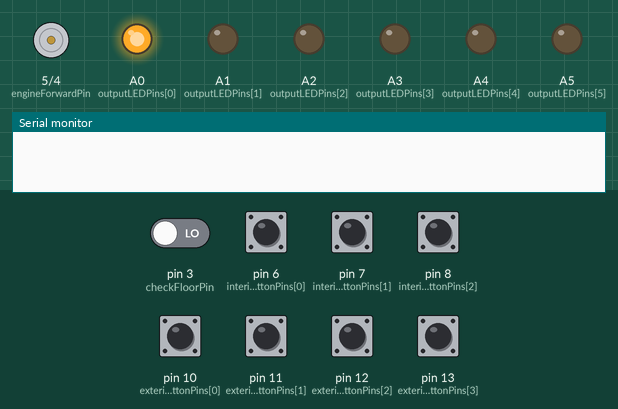
Simulated run of this sketch. Board: Arduino Uno, built with avr-gcc and run on an emulated ATmega328P. Shown: motor-driver pin pairs drawn as motors (green arrow = first pin HIGH = forward, orange = second pin HIGH = backward, longer = more drive), output pins drawn as LEDs (lit = HIGH), the last lines printed to the serial monitor. Inputs (shaded band) come from the test bench; at power-on: pin 3 (checkFloorPin), pin 6 (interiorButtonPins[0]), pin 7 (interiorButtonPins[1]), pin 8 (interiorButtonPins[2]), pin 10 (exteriorButtonPins[0]), pin 11 (exteriorButtonPins[1]), pin 12 (exteriorButtonPins[2]), pin 13 (exteriorButtonPins[3]) LOW.

Above: at 1.2 s.
1.3 s: pin 7 (interiorButtonPins[1]) pulled HIGH for 0.15 s
At 2.0 s:
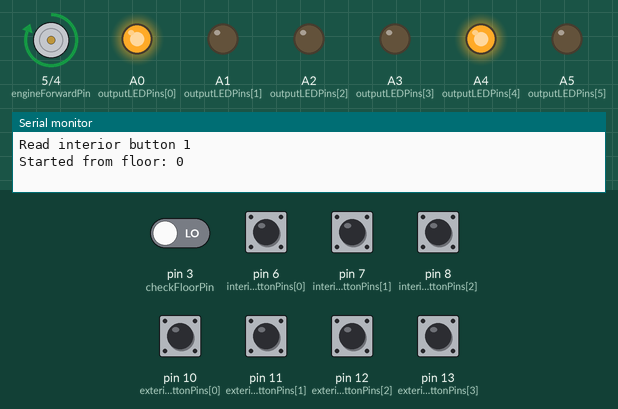
2.9 s: pin 3 (checkFloorPin) driven HIGH
At 4.1 s:
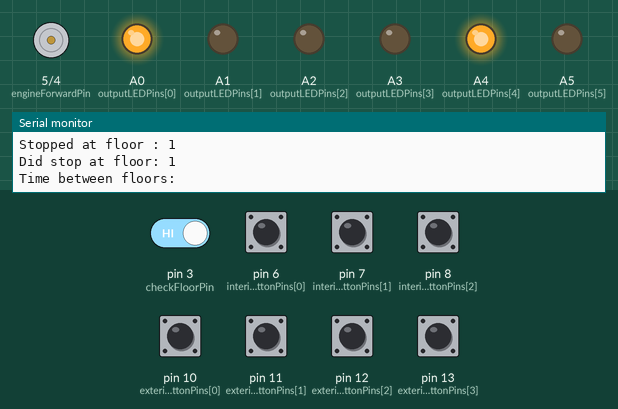
5.9 s: pin 10 (exteriorButtonPins[0]) pulled HIGH for 0.15 s
At 6.8 s:
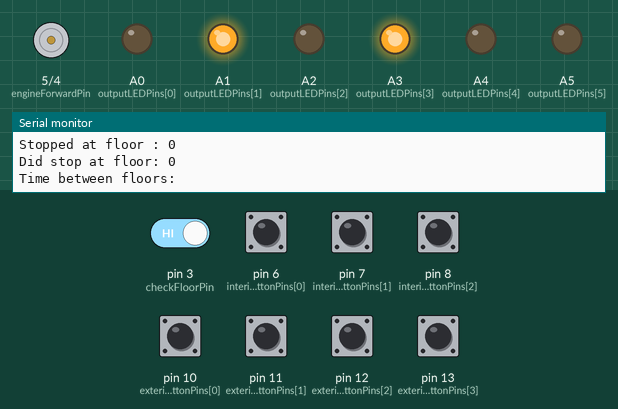
9.0 s: pin 8 (interiorButtonPins[2]) pulled HIGH for 0.15 s
At 10.7 s:
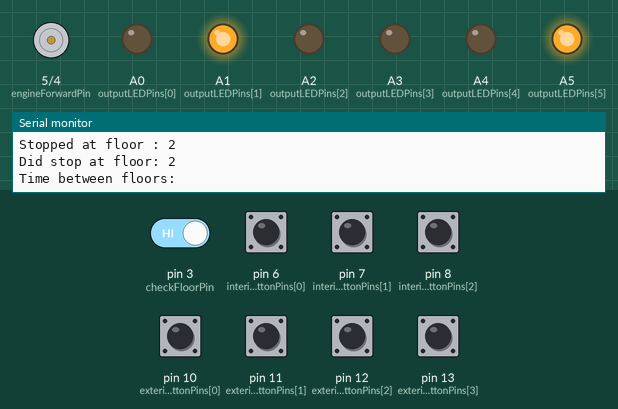
12.1 s: pin 6 (interiorButtonPins[0]) pulled HIGH for 0.15 s
At 12.49 s:
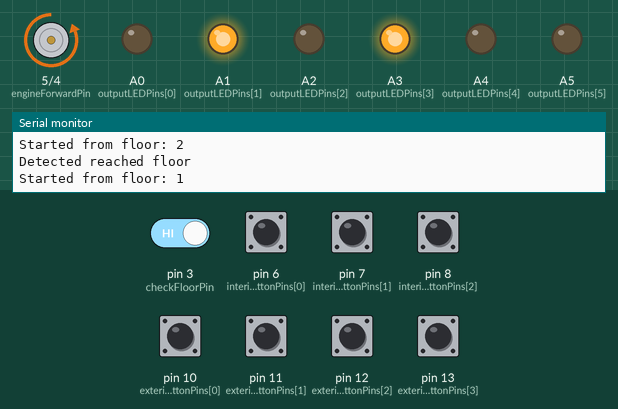
13.8 s: pin 7 (interiorButtonPins[1]) pulled HIGH for 1 s
At 17.7 s:
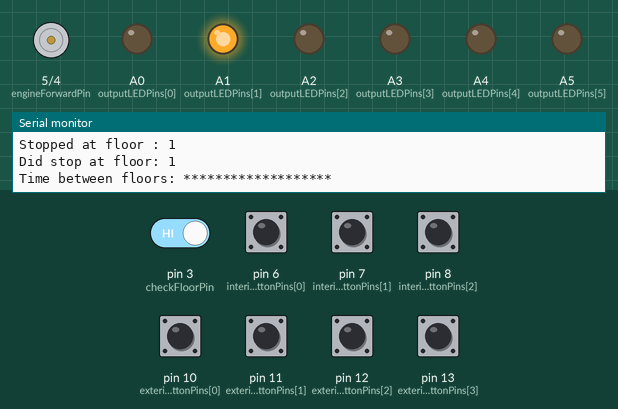
Timing chart, 0 to 18.8 s (numbered marks = the images above; inputs shaded):
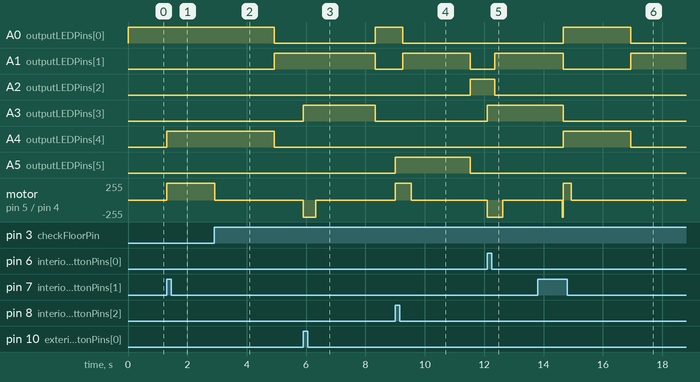

Measured:
- after the input at 1.3 s, A4 (outputLEDPins[4]): LOW → HIGH at once; motor on pin 5 (engineForwardPin) / pin 4 (engineBackwardPin): stopped → forward 255/255 at once
- after the input at 2.9 s, A0 (outputLEDPins[0]), A4 (outputLEDPins[4]): HIGH → LOW after 2.0 s; A1 (outputLEDPins[1]): LOW → HIGH after 2.0 s; motor on pin 5 (engineForwardPin) / pin 4 (engineBackwardPin): forward 255/255 → stopped at once
- after the input at 5.9 s, A0 (outputLEDPins[0]): LOW → HIGH after 2.4 s; A1 (outputLEDPins[1]): HIGH → LOW after 2.4 s; A3 (outputLEDPins[3]): LOW → HIGH at once, → LOW 2.4 s later; motor on pin 5 (engineForwardPin) / pin 4 (engineBackwardPin): stopped → backward 255/255 at once, → stopped 0.42 s later
- after the input at 9.0 s, A0 (outputLEDPins[0]): HIGH → LOW after 0.26 s; A1 (outputLEDPins[1]): LOW → HIGH after 0.26 s, → LOW 2.3 s later
- after the input at 12.1 s, A1 (outputLEDPins[1]): LOW → HIGH after 0.26 s; A2 (outputLEDPins[2]): HIGH → LOW after 0.26 s; A3 (outputLEDPins[3]): LOW → HIGH at once; motor on pin 5 (engineForwardPin) / pin 4 (engineBackwardPin): stopped → backward 255/255 at once, → stopped 0.53 s later
- after the input at 13.8 s, A4 (outputLEDPins[4]): LOW → HIGH after 0.86 s, → LOW 2.3 s later; motor on pin 5 (engineForwardPin) / pin 4 (engineBackwardPin): stopped → forward 255/255 after 0.84 s, → stopped 0.30 s later

The sketch:

OptimisedElevator.ino
```cpp
/**SUMMARY**
    * The elevator program waits until a button is selected. When a button is selected the elevator will move towards its associated floor

    * The elevator will visit all floors that have been called in its current direction before changing direction

    * If more than one button is called in the same direction, the elevator will visit either the highest or the lowest
      of the buttons that have been selected depending on its current direction first before changing direction and executing the current task.
      For EXAMPLE, if the top button is called, and the second story going down button is called, the elevator will skip the second story and proceed to the top floor
      and then stop at the second story on its way down.

    * The elevevator will always stop at a story where a corresponding interiorButton (Button inside the elevator) is selected

    * The elevator will stop at the top and bottom stories
*/
const int exteriorButtonPins[] = {10,11,12,13};
const int interiorButtonPins[] = {6,7,8};

//Set to true when the associated interior or exterior buttons are selected
const int NUM_INTERIOR = 3;
const int NUM_EXTERIOR = 4;
boolean interiorSelected[] = {false,false,false};
boolean exteriorSelected[] = {false,false,false,false};

const int NUM_LEDS = 6;
const int outputLEDPins[] = {A0, A1, A2, A3, A4, A5};

const int engineForwardPin = 5;
const int engineBackwardPin = 4;

const int checkFloorPin = 3;

int currentFloor = 0;

const int MAX_FLOOR_INDEX = 2;
const int MIN_FLOOR_INDEX = 0;
const int NUM_FLOORS = 3;

boolean currentDirection = true; //Stores the current direction the elevator is travelling. true is up. false is down
boolean halt = true; //True when elevator is stationary

boolean floorDetectionLock = true;
unsigned long timeAtUnlocked;
const unsigned long MAX_BETWEEN_FLOOR_SENSED = 250;

const float FLOOR_HEIGHT = 116.6; //mm
void setup () {
    Serial.begin (9600);
    setupLEDPins ();
    setupInteriorButtons ();
    setupExteriorButtons ();
    pinMode(engineForwardPin, OUTPUT);
    pinMode(engineBackwardPin, OUTPUT);
}

void loop () {
   /* if (DEBUG) {
        currentFloor = Serial.read ();
        DEBUG = false;
    }*/
    if (!halt) {
        if (hasReachedFloor()) {
                floorReachedEvent();
                if (shouldStopAtFloor (currentFloor, currentDirection)) {
                    Serial.print("Stopped at floor : " );
                    Serial.println (currentFloor);
                    stopElevator ();
                    delay (2000);
                    markFloorAsVisited(currentFloor);
                    Serial.println ("*******************");
                }
                executeTask();
        }
    }
    if (buttonPressDetected())
            executeTask ();
    updateLEDs ();
}

/**
    Gets the elevator to start moving towards the next floor it should visit
*/
void executeTask(){
    if (taskInDirection(currentDirection))
          startElevator ();
    else if (taskInDirection (!currentDirection)) {
          changeDirection();
          startElevator();
   }
}

/**
  Returns true if there is still a floor to visit in direction specified
*/
boolean taskInDirection(boolean pcurrentDirection) {
    for (int i = currentFloor; pcurrentDirection ? i < 3 : i >= 0; i = pcurrentDirection ? i + 1 : i - 1) //Muhahahahahahahahaha
    {
        if (shouldStopAtFloor(i,pcurrentDirection))
          return true;
    }
    return false;
}

void setupExteriorButtons () {
    for (int i = 0; i < NUM_EXTERIOR; i++)
        pinMode (exteriorButtonPins[i], INPUT);
}

void setupInteriorButtons () {
    for (int i = 0 ; i < NUM_INTERIOR; i++)
        pinMode (interiorButtonPins[i], INPUT);
}

void setupLEDPins () {
    for (int i = 0 ; i < NUM_LEDS; i++)
        pinMode (outputLEDPins[i], OUTPUT);
}

//Returns true if a button press is detected
boolean buttonPressDetected () {

    return (readExteriorButtonStates ()
           || readInteriorButtonStates ());

}

boolean readExteriorButtonStates () {
    int count = 0;
    for (int i = 0 ; i < 4; i++) {
            if (count != getFloorForExteriorButton(i))
                  count++;
            if (digitalRead (exteriorButtonPins[i]) == HIGH && count != currentFloor) {
                exteriorSelected[i] = true;
                Serial.print ("Read exterior button ");
                Serial.println (i);
                return true;
            }

    }
    return false;
}

boolean hasReachedFloor () {
    if (digitalRead (checkFloorPin) && !floorDetectionLock && (millis() - timeAtUnlocked > MAX_BETWEEN_FLOOR_SENSED)) {
        Serial.println("Detected reached floor");
        //delay(100);
        return true;
    }
    return false;
}

/**
    Digital reads all of the buttons and updates the interiorSelected flags if a button is pressed
*/
boolean readInteriorButtonStates  () {
    for (int i = 0 ; i < 3; i++)  {
        if (i != currentFloor) {
            if (digitalRead(interiorButtonPins[i]) && !interiorSelected[i]) {
                interiorSelected[i] = true;
                Serial.print ("Read interior button ");
                Serial.println (i);
                return true;
            }
        }
    }
    return false;
}

/**
  Returns true if an interior button selection for the floor at index specified was made or an
  exterior button that is in the same direction as the current floors direction has been selected.
*/
boolean shouldStopAtFloor (int floorIndex, boolean pcurrentDirection) {
     switch (floorIndex) {
         case 0:
             return shouldStopAtFloorZero(pcurrentDirection);
         case 1:
             return shouldStopAtFloorOne(pcurrentDirection);
         default:
              return shouldStopAtFloorTwo (pcurrentDirection);
     }
}

boolean shouldStopAtFloorZero (boolean pcurrentDirection) {
    return (!pcurrentDirection && exteriorSelected[0]) ||interiorSelected[0];
}

boolean shouldStopAtFloorOne (boolean pcurrentDirection) {
    return (pcurrentDirection && exteriorSelected[2])
              || (!pcurrentDirection && exteriorSelected[1])
              || (
                     (exteriorSelected[1] || exteriorSelected[2])
                           && (pcurrentDirection ? !shouldStopAtFloorTwo(pcurrentDirection) : !shouldStopAtFloorZero(pcurrentDirection))
                 )
              || interiorSelected[1];
}

boolean shouldStopAtFloorTwo (boolean pcurrentDirection) {
    return (pcurrentDirection && exteriorSelected[3]) || interiorSelected[2];
}

/**
    Increments or decrements floorReached variable depending on direction of the elevator
    Ensures that the floor is marked as visited by deactivating its floor visited commands
    Returns false if the elevator is at the top or bottomFloor
*/
boolean floorReachedEvent() {
    boolean succesfull = true;
    floorDetectionLock = true;
    if (currentDirection) {
          if (currentFloor < MAX_FLOOR_INDEX)
              currentFloor++;
          else {
              Serial.println("Reached top floor!");
              succesfull = false;
          }
      } else {
          if (currentFloor > MIN_FLOOR_INDEX)
              currentFloor--;
          else {
              Serial.println("Reached bottom floor");
              succesfull = false;
          }
    }
    return succesfull;
}

void markFloorAsVisited (int floorIndex) {
    interiorSelected[floorIndex] = false;
    switch (floorIndex) {
        case 0:
          exteriorSelected[0] = false;
        break;
        case 1:
           if (currentDirection)
               exteriorSelected[2] = false;
           else
               exteriorSelected[1] = false;
            if (!shouldStopAtFloorTwo(currentDirection) && !shouldStopAtFloorZero(currentDirection))
            {
                 exteriorSelected[2] = false;
                 exteriorSelected[1] = false;
            }
        break;
        case 2:
           exteriorSelected[3] = false;
        break;
    }
}

void changeDirection () {
      Serial.print("Changed direction to: " );
      Serial.println (!currentDirection);
      currentDirection = !currentDirection;
      digitalWrite (engineForwardPin, !currentDirection);
      digitalWrite (engineBackwardPin, currentDirection);
}

void stopElevator () {
      Serial.print("Did stop at floor: " ) ;
      Serial.println (currentFloor);
      Serial.print ("Time between floors: ");
      //Serial.println ((float)FLOOR_HEIGHT/ (float)(timeAtUnlocked - millis()));
      digitalWrite (engineForwardPin,LOW);
      digitalWrite (engineBackwardPin, LOW);
      halt = true;
}

void startElevator () {
      Serial.print("Started from floor: ");
      Serial.println (currentFloor);
      digitalWrite (engineForwardPin, currentDirection);
      digitalWrite (engineBackwardPin, !currentDirection);
      halt = false;
      floorDetectionLock = false;
      timeAtUnlocked = millis();
}

void updateLEDs () {
     for (int i = 0; i < NUM_FLOORS; i++) {
         if (shouldStopAtFloor(i, currentDirection))
               digitalWrite (outputLEDPins[i + NUM_FLOORS], HIGH);
         else
               digitalWrite (outputLEDPins [i + NUM_FLOORS],LOW);
         if (i == currentFloor)
               digitalWrite (outputLEDPins[i], HIGH);
          else
               digitalWrite (outputLEDPins[i], LOW);

     }
}

void printExteriorButtonStates () {
      for (int i = 0 ; i < NUM_EXTERIOR; i++) {
            Serial.print ("Exterior Button : ");
            Serial.print (i);
            Serial.println (exteriorSelected[i] ? " TRUE " : " FALSE ");
      }
}

void printInteriorButtonStates () {
    for (int i = 0 ; i < NUM_INTERIOR; i++) {
            Serial.print ("Interior Button : ");
            Serial.print (i);
            Serial.println (interiorSelected[i] ? " TRUE " : " FALSE ");
      }
}

int getFloorForExteriorButton (int buttonIndex) {
      switch (buttonIndex) {
           case 0: return 0;
           case 3: return 2;
           default: return 1;
      }
}
```
